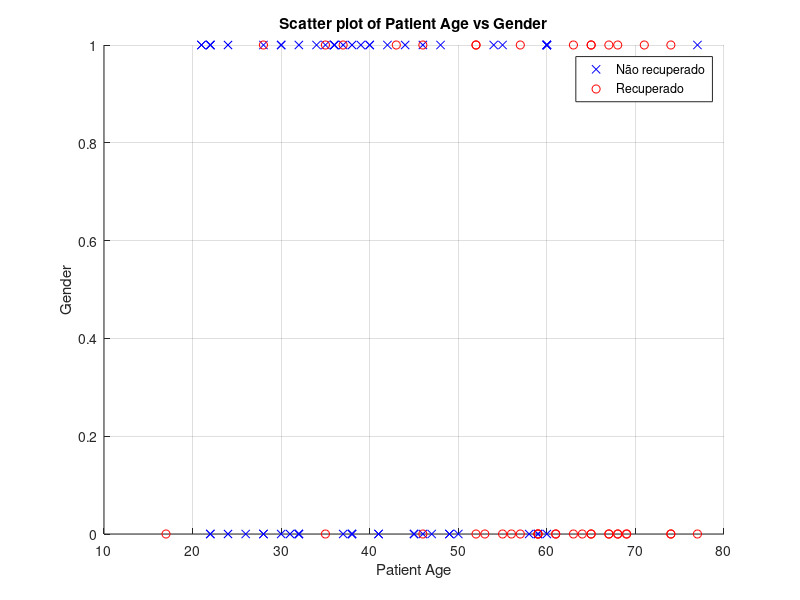
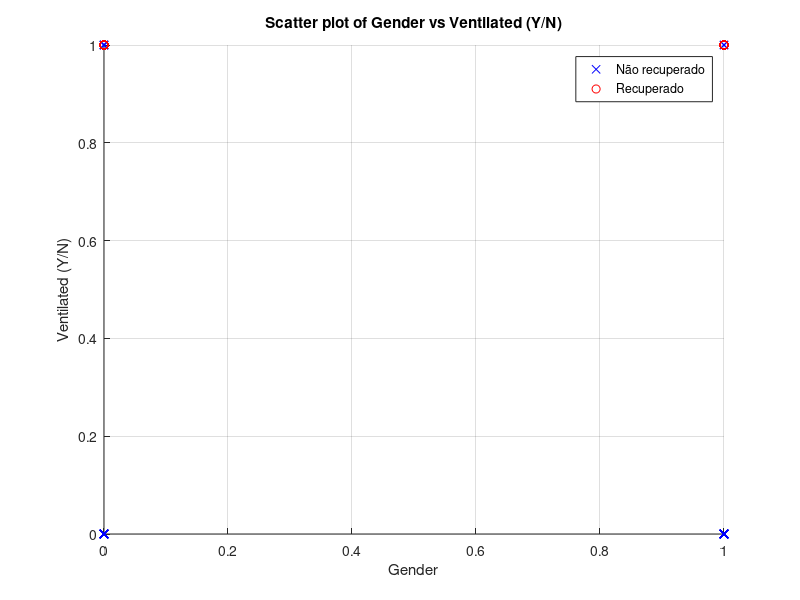
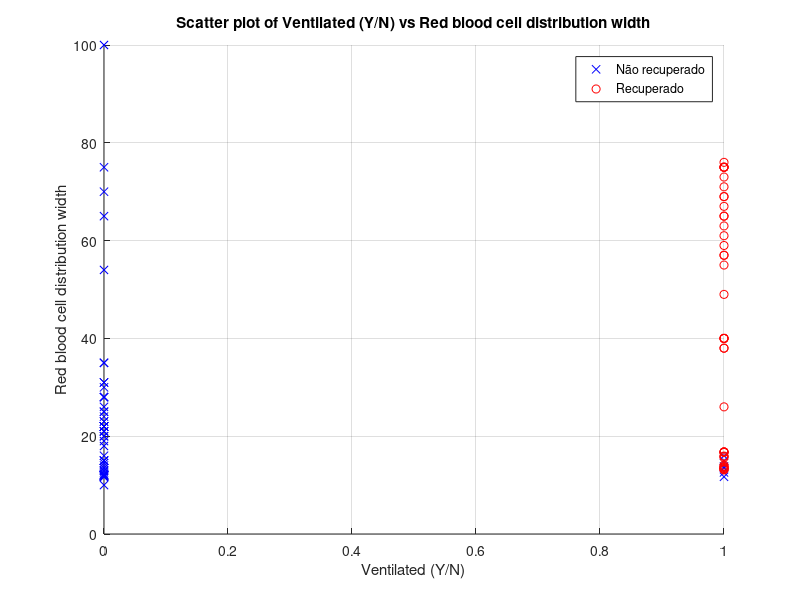
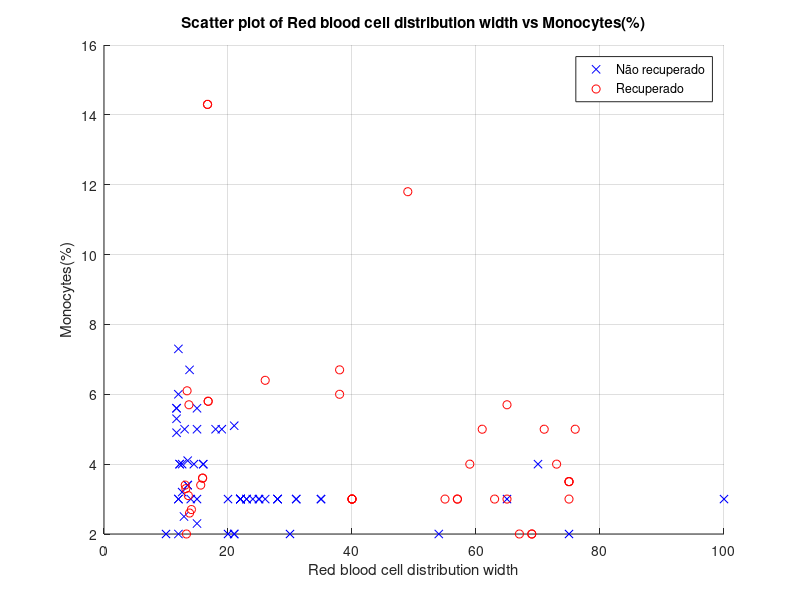

These charts were generated, in order, by the following MATLAB code:
clear all
close all
clc

columns_names = {'Outcome', 'Patient Age', 'Gender', ...
                 'Ventilated (Y/N)', 'Red blood cell distribution width', ...
                 'Monocytes(%)', 'White blood cell count', ...
                 'Platelet Count', 'Lymphocyte Count', ...,
                 'Neutrophils Count', 'Days Hospitalized'};

data = csvread('COVID-19_CBC_Data_cleaned.csv');

# removendo a linha com strings dos títulos
data(1, :) = []

# início dos gráficos de dispersão dois a dois para verificação das relações
# esses gráficos são para vocês terem algum código inicial, não é obrigatório utiliza-los.
num_columns = length(columns_names)-2;

outcome_nao_recuperado = data(data(:, 1) == 0, 1:end);
outcome_recuperado = data(data(:, 1) == 1, 1:end);

for ii = 2:num_columns-1
    figure;
    scatter(outcome_recuperado(:, ii), outcome_recuperado(:, ii+1), 'b', 'x'); % Blue crosses for status 1
    hold on;
    scatter(outcome_nao_recuperado(:, ii), outcome_nao_recuperado(:, ii+1), 'r', 'o'); % Red circles for status 0
    xlabel(columns_names{ii});
    ylabel(columns_names{ii+1});
    title(['Scatter plot of ', columns_names{ii}, ' vs ', columns_names{ii+1}]);
    legend('Não recuperado', 'Recuperado');
    grid on
    hold off;
end

### início do código da prova (fique à vontade para comentar o código de plots dos scatters)
### 1.1
### Essas duas duplas (Linfócitos vs. Neutrófilos e Plaquetas vs. Dias Hospitalizado) foram escolhidas pela observação de uma distribuição com padrões lineares visíveis. Isso é indicativo de que esses pares podem apresentar um ajuste razoável para a regressão linear, com os dados distribuídos de forma a sugerir uma relação direta entre as variáveis. Essa análise inicial ajuda a justificar a escolha antes de partir para o cálculo de regressão linear. Linfócitos vs. Neutrófilos: Na análise gráfica, observamos que há uma relação visualmente mais próxima de linearidade entre as variáveis "Linfócitos" e "Neutrófilos". Esses dois parâmetros sanguíneos estão relacionados entre si na resposta inflamatória e no sistema imunológico, o que é frequentemente esperado em pacientes com doenças infecciosas como a COVID-19. O gráfico de dispersão entre essas variáveis mostra uma tendência de variação conjunta, sugerindo que podem ser bons candidatos para a regressão linear. Plaquetas vs. Dias Hospitalizado: Outro par com uma tendência linear notável é o de "Plaquetas" e "Dias Hospitalizado". A contagem de plaquetas e a duração da internação podem ter uma correlação relacionada à gravidade do quadro clínico. Pacientes com contagens de plaquetas alteradas podem apresentar diferentes tempos de recuperação, refletindo na duração da hospitalização. A relação, apesar de não ser tão forte quanto o primeiro par, ainda sugere uma tendência que pode ser modelada por regressão linear.
### 1.2

% Seleção do par de variáveis "Lymphocyte Count" (coluna 9) e "Neutrophils Count" (coluna 10)
xi_1 = data(:, 9); % Lymphocyte Count
yi_1 = data(:, 10); % Neutrophils Count

% ---------- Gráfico 1: Dispersão dos Dados ----------

figure; % Abre uma nova figura para o gráfico de dispersão
plot(xi_1, yi_1, 'o')
xlim([0, max(xi_1) * 1.1]) % Ajuste do limite no eixo x (margem de 10%)
ylim([0, max(yi_1) * 1.1]) % Ajuste do limite no eixo y (margem de 10%)
grid on
xlabel('Quantidade de Linfócito')
ylabel('Quantidade de Neutrófilo')
title('Dispersão de Linfócitos vs Neutrófilos')

% ---------- Cálculo da Regressão Linear ----------

n_1 = length(xi_1); % Número de pontos de dados (número de pacientes)

% Cálculo de a1 e a0
a1_1 = (n_1 * sum(xi_1 .* yi_1) - sum(xi_1) * sum(yi_1)) / (n_1 * sum(xi_1 .^ 2) - (sum(xi_1) ^ 2));
a0_1 = mean(yi_1) - a1_1 * mean(xi_1);

% ---------- Gráfico 2: Reta de Regressão ----------
plot(xi_1, yi_1, 'o') % Gráfico de dispersão
hold on
plot(xi_1, a1_1 * xi_1 + a0_1, 'r') % Plota a reta de regressão em vermelho
xlim([0, max(xi_1) * 1.1]) % Ajuste do limite no eixo x (margem 10%)
ylim([0, max(yi_1) * 1.1]) % Ajuste do limite no eixo y (margem 10%)
xlabel('Quantidade de Linfócito')
ylabel('Quantidade de Neutrófilo')
title('Regressão Linear de Linfócitos vs Neutrófilos')
grid on
hold off

% ---------- Cálculo dos Erros e Coeficiente de Determinação ----------

St_1 = sum((yi_1 - mean(yi_1)) .^ 2);  % Soma total dos quadrados
Sr_1 = sum((yi_1 - (a0_1 + a1_1 * xi_1)) .^ 2);  % Soma dos quadrados dos resíduos
r2_1 = (St_1 - Sr_1) / St_1;  % Coeficiente de determinação R²
s_yx_1 = sqrt(Sr_1 / (n_1 - 2));  % Erro padrão da estimativa
s_y_1 = sqrt(St_1 / (n_1 - 1));  % Desvio padrão de yi

% Seleção do par de variáveis "Platelet Count" (coluna 8) e "Days Hospitalized" (coluna 11)
xi_2 = data(:, 8); % Platelet Count
yi_2 = data(:, 11); % Days Hospitalized

% ---------- Gráfico 1: Dispersão dos Dados ----------

figure; % Abre uma nova figura para o gráfico de dispersão
plot(xi_2, yi_2, 'o')
xlim([0, max(xi_2) * 1.1]) % Ajuste do limite no eixo x (margem de 10%)
ylim([0, max(yi_2) * 1.1]) % Ajuste do limite no eixo y (margem de 10%)
grid on
xlabel('Quantidade de Plaqueta')
ylabel('Dias Hospitalizado')
title('Dispersão de Plaqueta vs Dias Hospitalizado')

% ---------- Cálculo da Regressão Linear ----------

n_2 = length(xi_2); % Número de pontos de dados (número de pacientes)

% Cálculo de a1 e a0
a1_2 = (n_2 * sum(xi_2 .* yi_2) - sum(xi_2) * sum(yi_2)) / (n_2 * sum(xi_2 .^ 2) - (sum(xi_2) ^ 2));
a0_2 = mean(yi_2) - a1_2 * mean(xi_2);

% ---------- Gráfico 2: Reta de Regressão ----------
plot(xi_2, yi_2, 'o') % Gráfico de dispersão
hold on
plot(xi_2, a1_2 * xi_2 + a0_2, 'r') % Plota a reta de regressão em vermelho
xlim([0, max(xi_2) * 1.1]) % Ajuste do limite no eixo x (margem 10%)
ylim([0, max(yi_2) * 1.1]) % Ajuste do limite no eixo y (margem 10%)
xlabel('Quantidade de Plaqueta')
ylabel('Dias Hospitalizado')
title('Regressão Linear de Plaqueta vs Dias Hospitalizado')
grid on
hold off

% ---------- Cálculo dos Erros e Coeficiente de Determinação ----------

St_2 = sum((yi_2 - mean(yi_2)) .^ 2);  % Soma total dos quadrados
Sr_2 = sum((yi_2 - (a0_2 + a1_2 * xi_2)) .^ 2);  % Soma dos quadrados dos resíduos
r2_2 = (St_2 - Sr_2) / St_2;  % Coeficiente de determinação R²
s_yx_2 = sqrt(Sr_2 / (n_2 - 2));  % Erro padrão da estimativa
s_y_2 = sqrt(St_2 / (n_2 - 1));  % Desvio padrão de yi

% Exibir resultados
fprintf('Resultados das análises numéricas pra Regressão Linear de Linfócitos vs Neutrófilos\n')
fprintf('Coeficientes da regressão: a0 = %.4f, a1 = %.4f\n', a0_1, a1_1);
fprintf('Coeficiente de determinação R²: %.4f\n', r2_1);
fprintf('Erro padrão da estimativa (s_yx): %.4f\n', s_yx_1);
fprintf('Desvio padrão de yi (s_y): %.4f\n', s_y_1);
if s_yx_1 < s_y_1
  fprintf('O modelo de regressão é bom!\n')
  else
    fprint('O modelo de regressão não é bom\n')
end

fprintf('Resultados das análises numéricas pra Regressão Linear de Plaqueta vs Dias Hospitalizado\n')
fprintf('Coeficientes da regressão: a0 = %.4f, a1 = %.4f\n', a0_2, a1_2);
fprintf('Coeficiente de determinação R²: %.4f\n', r2_2);
fprintf('Erro padrão da estimativa (s_yx): %.4f\n', s_yx_2);
fprintf('Desvio padrão de yi (s_y): %.4f\n', s_y_2);
if s_yx_2 < s_y_2
  fprintf('O modelo de regressão é bom!\n')
  else
    fprint('O modelo de regressão não é bom\n')
end

fprintf('Comparação entre os dois modelos de regressão\n')
if s_yx_1 > s_yx_2
  fprintf('O modelo de regressão de Plaqueta vs Dias Hospitalizado é melhor que o moedelo de regressão de Linfócitos vs Neutrófilos!\n')
  else
    fprintf('O modelo de regressão de Linfócitos vs Neutrófilos é melhor que o moedelo de regressão de Plaqueta vs Dias Hospitalizado!\n')
 end

### 2.1 
# Primeiramente, tinha-se o objetivo de comparar diferentes faixas etárias à quantidade de células sanguíneas do paciente.
# Para isso, comparou-se a média de leucócitos, linfócitos e neutrófilos em 3 faixas etárias (0-40, 40-60 e 60+) anos.
# Para uma melhor visualização, utilizou-se gráficos de barras e lineares.
# segue o código

# REGRESSÃO LINEAR
# Consideramos interessante avaliar a relação entre a quantidade de células sanguíneas por paciente com a taxa de mortalidade
# Para isso foi realizada uma regressão linear, considerando os coeficientes de regressão e o coeficiente de correlação
# Segue o código:

% LEUCÓCITOS X OUTCOME

% Definir as variáveis x e y
x = data(:, 7);       % White blood cell count
y = data(:, 1);       % Outcome

% Cálculo das médias de x e y
x_mean = mean(x);
y_mean = mean(y);

% Cálculo do coeficiente de inclinação (beta1) e do intercepto (beta0) manualmente
numerator_beta1 = sum((x - x_mean) .* (y - y_mean));
denominator_beta1 = sum((x - x_mean).^2);
beta1 = numerator_beta1 / denominator_beta1;

% Intercepto beta0
beta0 = y_mean - beta1 * x_mean;

% Resultados da regressão leucócitos
fprintf("Equação da regressão linear: y = %.4f + %.4f * x\n", beta0, beta1);

% Valores preditos (y_hat) usando a equação de regressão
y_hat = beta0 + beta1 * x;

% Cálculo do R² pelos erros
SSE = sum((y - y_hat).^2);         % Soma dos Erros ao Quadrado
SST = sum((y - y_mean).^2);        % Soma Total dos Quadrados
R2 = 1 - (SSE / SST);              % Coeficiente de determinação (R²)

% Exibir o coeficiente de determinação (R²)
fprintf("Coeficiente de determinação (R²): %.4f\n", R2);


# LINFÓCITOS X OUTCOME

# Definir as variáveis x e y
x = data(:, 9);       # White blood cell count
y = data(:, 1);       # Outcome

# Cálculo das médias de x e y
x_mean = mean(x);
y_mean = mean(y);

# Cálculo do coeficiente de inclinação (beta1) e do intercepto (beta0) manualmente
numerator_beta1 = sum((x - x_mean) .* (y - y_mean));
denominator_beta1 = sum((x - x_mean).^2);
beta1 = numerator_beta1 / denominator_beta1;

# Intercepto beta0
beta0 = y_mean - beta1 * x_mean;

# resultados da regressão linfócitos
fprintf("Equação da regressão linear: y = %.4f + %.4f * x\n", beta0, beta1);

% Valores preditos (y_hat) usando a equação de regressão
y_hat = beta0 + beta1 * x;

% Cálculo do R² pelos erros
SSE = sum((y - y_hat).^2);         % Soma dos Erros ao Quadrado
SST = sum((y - y_mean).^2);        % Soma Total dos Quadrados
R2 = 1 - (SSE / SST);              % Coeficiente de determinação (R²)

% Exibir o coeficiente de determinação (R²)
fprintf("Coeficiente de determinação (R²): %.4f\n", R2);


# NEUTRÓFILOS X OUTCOME

# Definir as variáveis x e y
x = data(:, 10);       # White blood cell count
y = data(:, 1);        # Outcome

# Cálculo das médias de x e y
x_mean = mean(x);
y_mean = mean(y);

# Cálculo do coeficiente de inclinação (beta1) e do intercepto (beta0) manualmente
numerator_beta1 = sum((x - x_mean) .* (y - y_mean));
denominator_beta1 = sum((x - x_mean).^2);
beta1 = numerator_beta1 / denominator_beta1;

# Intercepto beta0
beta0 = y_mean - beta1 * x_mean;

# resultados da regressão neutrófilos
fprintf("Equação da regressão linear: y = %.4f + %.4f * x\n", beta0, beta1);

% Valores preditos (y_hat) usando a equação de regressão
y_hat = beta0 + beta1 * x;

% Cálculo do R² pelos erros
SSE = sum((y - y_hat).^2);         % Soma dos Erros ao Quadrado
SST = sum((y - y_mean).^2);        % Soma Total dos Quadrados
R2 = 1 - (SSE / SST);              % Coeficiente de determinação (R²)

% Exibir o coeficiente de determinação (R²)
fprintf("Coeficiente de determinação (R²): %.4f\n", R2);

#2.2

columns_names = {'Outcome', 'Patient Age', 'Gender', ...
                 'Ventilated (Y/N)', 'Red blood cell distribution width', ...
                 'Monocytes(%)', 'White blood cell count', ...
                 'Platelet Count', 'Lymphocyte Count', ...,
                 'Neutrophils Count', 'Days Hospitalized'};

data = csvread('COVID-19_CBC_Data_cleaned.csv');

# removendo a linha com strings dos títulos
data(1, :) = [];

% Definir faixas etárias
age_groups = {[0, 40], [40, 60], [60, Inf]};
group_labels = {'0-40', '40-60', '60+'};

% Índices das colunas
age_column = 2;
wbc_column = 7;
neutrophils_column = 10;
lymphocyte_column = 9;

% HISTOGRAMA DE GLÓBULOS BRANCOS x FAIXA ETÁRIA
figure;
for i = 1:length(age_groups)
    age_range = age_groups{i};
    age_filter = data(:, age_column) >= age_range(1) & data(:, age_column) < age_range(2);
    wbc_data = data(age_filter, wbc_column);
    subplot(3, 1, i);
    hist(wbc_data, 10);  % Ajuste o número de bins conforme necessário
    title(['Contagem de Glóbulos Brancos - Faixa Etária' group_labels{i}]);
    xlabel('Contagem de Glóbulos Brancos');
    ylabel('Frequência');
end

% HISTOGRAMA DE NEUTRÓFILOS x FAIXA ETÁRIA
figure;
for i = 1:length(age_groups)
    age_range = age_groups{i};
    age_filter = data(:, age_column) >= age_range(1) & data(:, age_column) < age_range(2);
    neutrophils_data = data(age_filter, neutrophils_column);
    subplot(3, 1, i);
    hist(neutrophils_data, 10);  % Ajuste o número de bins conforme necessário
    title(['Contagem de Neutrófilos - Faixa Etária' group_labels{i}]);
    xlabel('Contagem de Neutrófilos');
    ylabel('Frequência');
end

% HISTOGRAMA DE LINFÓCITOS x FAIXA ETÁRIA
figure;
for i = 1:length(age_groups)
    age_range = age_groups{i};
    age_filter = data(:, age_column) >= age_range(1) & data(:, age_column) < age_range(2);
    lymphocyte_data = data(age_filter, lymphocyte_column);
    subplot(3, 1, i);
    hist(lymphocyte_data, 10);  % Ajuste o número de bins conforme necessário
    title(['Contagem de Linfócitos - Faixa Etária' group_labels{i}]);
    xlabel('Contagem de Linfócitos');
    ylabel('Frequência');
end


% HISTOGRAMA DE OUTCOME POR FAIXA ETÁRIA

% Índices das colunas relevantes
outcome_column = 1;
age_column = 2;

figure;
for i = 1:length(age_groups)
    age_range = age_groups{i};
    age_filter = data(:, age_column) >= age_range(1) & data(:, age_column) < age_range(2);
    outcome_data = data(age_filter, outcome_column);

    % Contar recuperados (1) e não recuperados (0) na faixa etária
    num_recovered = sum(outcome_data == 1);
    num_not_recovered = sum(outcome_data == 0);

    % Dados para o histograma de barras
    bar_data = [num_not_recovered, num_recovered];
    subplot(3, 1, i);
    bar([0, 1], bar_data);

    title(['Outcome - Age Group ' group_labels{i}]);
    xlabel('Outcome (0: Not Recovered, 1: Recovered)');
    ylabel('Frequency');
    xticks([0 1]);
end

# CONSIDERAÇÕES FINAIS: Anlisando os coeficientes de correlação da regressão linear e multipla, fica claro que quase não há relação entre a taxa de mortalidade e a quantidade de células sanguíneas por paciente
# OBS: para melhor visualização, gostaria de ter feito gráficos de violino, entretanto encontrei dificuldades de instalar essa função para o octave, logo me limitei a gráficos lineares e de barra.

% Análise 3

%%%%%%%%%%%%%%%%%%%%%%%%%%%%%%%%%%%%%%%%%%%%%%%%%%%%%%%%%%%%%%%%%%%%%%%%%%%%%%%%%%%%%%%%%%%%%%%%%%%%%%%%%%%%%%%%%%%%%%%%%%%%%%%%%%%%%%

%3.1. Fazendo dois modelos de regressão linear, onde o modelo 𝑦1 = 𝑎0,1 + 𝑎1,1𝑥1 e outro 𝑦2 = 𝑎0,2 + 𝑎1,2𝑥2, onde 𝑥1 e 𝑥2 são variáveis
%que melhor preveem os dias hospitalizados

% Carregando os dados
data = csvread('COVID-19_CBC_Data_cleaned.csv', 1, 0); % Ignorar cabeçalho
dias_hospitalizados = data(:, 11); % Coluna de dias hospitalizados

% Selecionando variáveis independentes (ajustável conforme as variáveis mais correlacionadas)
x1 = data(:, 9); % Contagem de linfócitos
x2 = data(:, 10); % Contagem de neutrófilos

% Função para calcular os coeficientes de um modelo linear simples y = a0 + a1*x
function [a0, a1] = regressao_linear(x, y)
    n = length(x);
    x_mean = mean(x);
    y_mean = mean(y);
    a1 = sum((x - x_mean) .* (y - y_mean)) / sum((x - x_mean).^2);
    a0 = y_mean - a1 * x_mean;
end

% Modelo 1: y1 = a0,1 + a1,1 * x1
[a0_1, a1_1] = regressao_linear(x1, dias_hospitalizados);
y1_pred = a0_1 + a1_1 * x1;

% Modelo 2: y2 = a0,2 + a1,2 * x2
[a0_2, a1_2] = regressao_linear(x2, dias_hospitalizados);
y2_pred = a0_2 + a1_2 * x2;

% Função para calcular Sr, r^2, Sy/x e Sy
function [Sr, r2, Sy_x, S_y] = calcular_metricas(y_true, y_pred)
    Sr = sum((y_true - y_pred).^2);
    St = sum((y_true - mean(y_true)).^2);
    r2 = 1 - (Sr / St);
    Sy_x = sqrt(Sr / (length(y_true) - 2));
    S_y = sqrt(St/(length(y_true) -1))
end

% Calcular métricas para o Modelo 1
[Sr1, r2_1, Sy_x1, S_y1] = calcular_metricas(dias_hospitalizados, y1_pred);

% Calcular métricas para o Modelo 2
[Sr2, r2_2, Sy_x2, S_y2] = calcular_metricas(dias_hospitalizados, y2_pred);

% Exibindo os resultados
fprintf('Modelo 1 (y1 = a0,1 + a1,1 * x1): Sr = %.2f, r^2 = %.2f, Sy/x = %.2f, Sy = %2f\n', Sr1, r2_1, Sy_x1, S_y1);
fprintf('Modelo 2 (y2 = a0,2 + a1,2 * x2): Sr = %.2f, r^2 = %.2f, Sy/x = %.2f, Sy = %2f\n', Sr2, r2_2, Sy_x2, S_y2);

% Comparando as métricas de cada modelo com base em Sy/x e Sy

if Sy_x1 < S_y1
  fprintf('O modelo apresenta boa correlação. (Sy/x < Sy)\n');
else
  fprintf('O modelo não apresenta boa correlação. (Sy/x < Sy)\n');
end


% Comparando os modelos com base no r2
if r2_1 > r2_2 
  fprintf('O Modelo 1 é melhor com base em r^2.\n');
  elseif r2_2 > r2_1
    fprintf('O Modelo 2 é melhor com base em r^2.\n');
  elseif Sy_x1> Sy_x2
    fprintf('O Modelo 2 é melhor com base em Sy/x.\n')
  elseif Sy_x1< Sy_x2
    fprintf('O Modelo 1 é melhor com base em Sy/x.\n')
  else
    fprintf('Ambos os modelos têm desempenho semelhante.\n');
end

%%%%%%%%%%%%%%%%%%%%%%%%%%%%%%%%%%%%%%%%%%%%%%%%%%%%%%%%%%%%%%%%%%%%%%%%%%%%%%%%%%%%%%%%%%%%%%%%%%%%%%%%%%%%%%%%%%%%%%%%%%%%%%%%%%%%%%

%3.2. Implementando um terceiro modelo de regressão linear que combine as duas anteriores

% Carregar os dados
data = csvread('COVID-19_CBC_Data_cleaned.csv', 1, 0); % Ignorar cabeçalho
y = data(:, 11); % Variável dependente: dias hospitalizados
x1 = data(:, 9); % Variável independente 1: contagem de linfócitos
x2 = data(:, 10); % Variável independente 2: contagem de neutrófilos

% Calcular os termos necessários para montar o sistema linear
n = length(y);
Sx1 = sum(x1);
Sx2 = sum(x2);
Sy = sum(y);
Sx1x1 = sum(x1 .^ 2);
Sx2x2 = sum(x2 .^ 2);
Sx1x2 = sum(x1 .* x2);
Sx1y = sum(x1 .* y);
Sx2y = sum(x2 .* y);

% Montar a matriz do sistema [X] e o vetor [y]
X = [
    n, Sx1, Sx2;
    Sx1, Sx1x1, Sx1x2;
    Sx2, Sx1x2, Sx2x2
];

Y = [Sy; Sx1y; Sx2y];

% Realizar a eliminação de Gauss para transformar X em uma matriz triangular superior
for i = 1:size(X, 1)
    % Normalizar a linha atual
    X(i, :) = X(i, :) / X(i, i);
    Y(i) = Y(i) / X(i, i);

    % Eliminar as entradas abaixo da diagonal na coluna atual
    for j = i+1:size(X, 1)
        factor = X(j, i);
        X(j, :) = X(j, :) - factor * X(i, :);
        Y(j) = Y(j) - factor * Y(i);
    end
end

% Substituição para trás para resolver o sistema
a = zeros(size(Y));
for i = size(X, 1):-1:1
    a(i) = Y(i) - X(i, i+1:end) * a(i+1:end);
end

% Extrair os coeficientes
a0 = a(1);
a1 = a(2);
a2 = a(3);

% Previsão com o modelo ajustado
y_pred = a0 + a1 * x1 + a2 * x2;

% Calcular Sr, r² e Sy/x para o modelo ajustado
Sr = sum((y - y_pred).^2);
St = sum((y - mean(y)).^2);
r2 = 1 - (Sr / St);
Sy_x = sqrt(Sr / (n - 3));

% Exibir os resultados do modelo ajustado
fprintf('Modelo de regressão múltipla (usando Eliminação de Gauss): Sr = %.2f, r^2 = %.2f, Sy/x = %.2f\n', Sr, r2, Sy_x);

